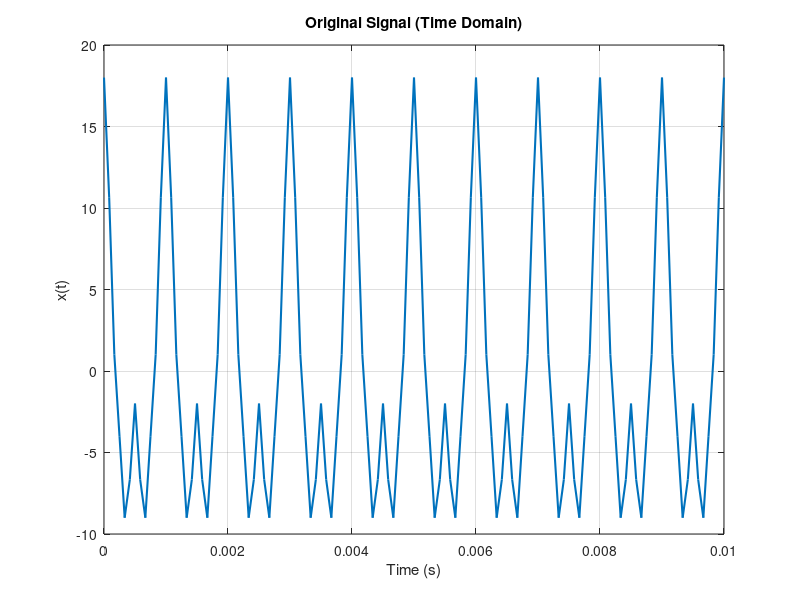
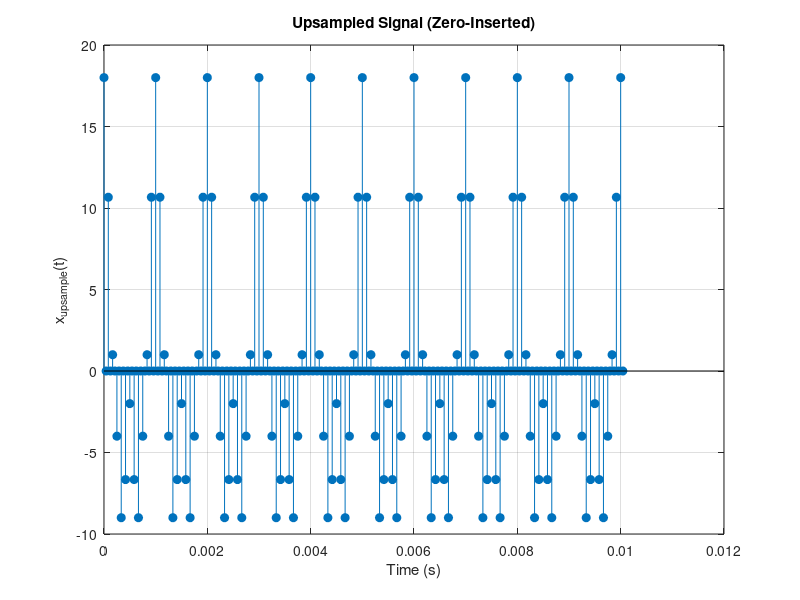
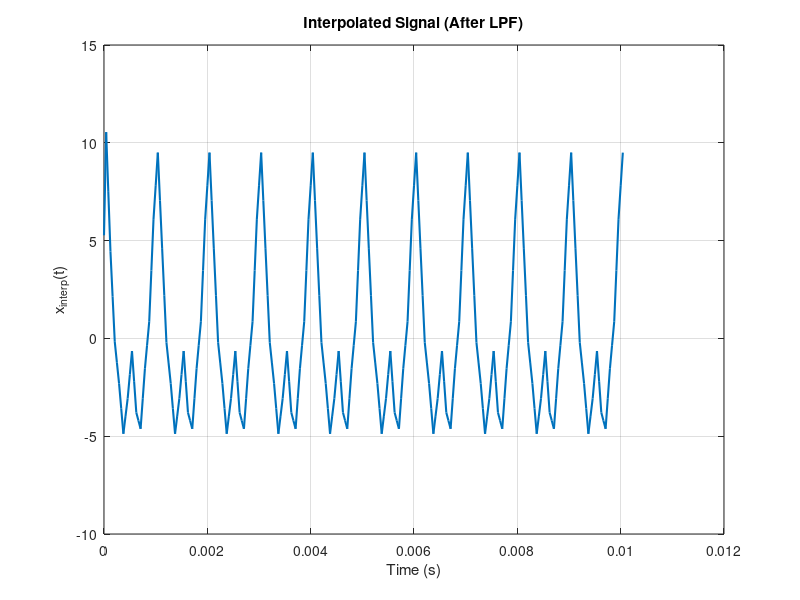
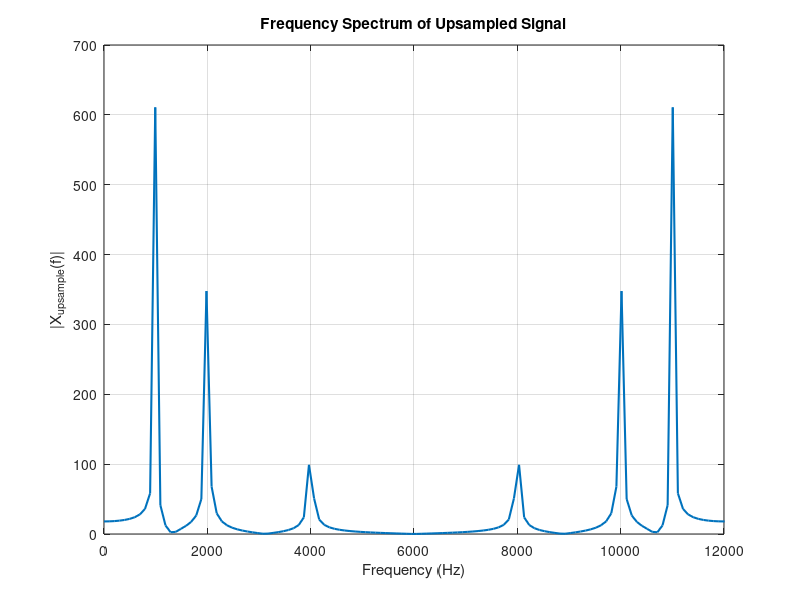

Source code (MATLAB) for these figures, in order:
% =======================================================
% Task 4: Signal Interpolation by Upsampling
% =======================================================
clear; clc; close all;

%% --- Parameters ---
Fs1 = 12000;        % Original sampling rate (Hz)
Fs2 = 24000;        % Target sampling rate after upsampling
Fc  = 6000;         % Low-pass filter cutoff frequency (Hz)
t   = 0:1/Fs1:0.01; % Time vector (0 to 10 ms)

%% --- Step 1: Original Bandlimited Signal ---
x = 10*cos(2*pi*1000*t) + 6*cos(2*pi*2000*t) + 2*cos(2*pi*4000*t);

fig1 = figure('Visible','off');
plot(t, x, 'LineWidth', 1.5);
xlabel('Time (s)');
ylabel('x(t)');
title('Original Signal (Time Domain)');
grid on;
saveas(fig1, 'original_signal.png');

%% --- Step 2: Upsample (Insert zeros, L = 2) ---
x_upsample = upsample(x, 2);
t_upsample = 0:1/Fs2:(length(x_upsample)-1)/Fs2;

fig2 = figure('Visible','off');
stem(t_upsample, x_upsample, 'filled');
xlabel('Time (s)');
ylabel('x_{upsample}(t)');
title('Upsampled Signal (Zero-Inserted)');
grid on;
saveas(fig2, 'upsampled_signal.png');

%% --- Step 3: Apply Butterworth Low-Pass Filter ---
[b, a] = butter(2, Fc/(Fs2/2));  % 2nd-order LPF
x_interp = filter(b, a, x_upsample);

fig3 = figure('Visible','off');
plot(t_upsample, x_interp, 'LineWidth', 1.5);
xlabel('Time (s)');
ylabel('x_{interp}(t)');
title('Interpolated Signal (After LPF)');
grid on;
saveas(fig3, 'interpolated_signal.png');

%% --- Step 4: Frequency Spectrum of Upsampled Signal ---
N_fft = length(x_upsample);
f_axis = Fs2*(0:N_fft-1)/N_fft;

X_upsample = abs(fft(x_upsample, N_fft));
fig4 = figure('Visible','off');
plot(f_axis, X_upsample, 'LineWidth', 1.5);
xlabel('Frequency (Hz)');
ylabel('|X_{upsample}(f)|');
title('Frequency Spectrum of Upsampled Signal');
xlim([0 Fs2/2]); grid on;
saveas(fig4, 'spectrum_upsample.png');

%% --- Step 5: Frequency Spectrum of Interpolated Signal ---
X_interp = abs(fft(x_interp, N_fft));
fig5 = figure('Visible','off');
plot(f_axis, X_interp, 'LineWidth', 1.5);
xlabel('Frequency (Hz)');
ylabel('|X_{interp}(f)|');
title('Frequency Spectrum After Interpolation (Butterworth)');
xlim([0 Fs2/2]); grid on;
saveas(fig5, 'spectrum_interpolated.png');

disp('All plots saved successfully!');
